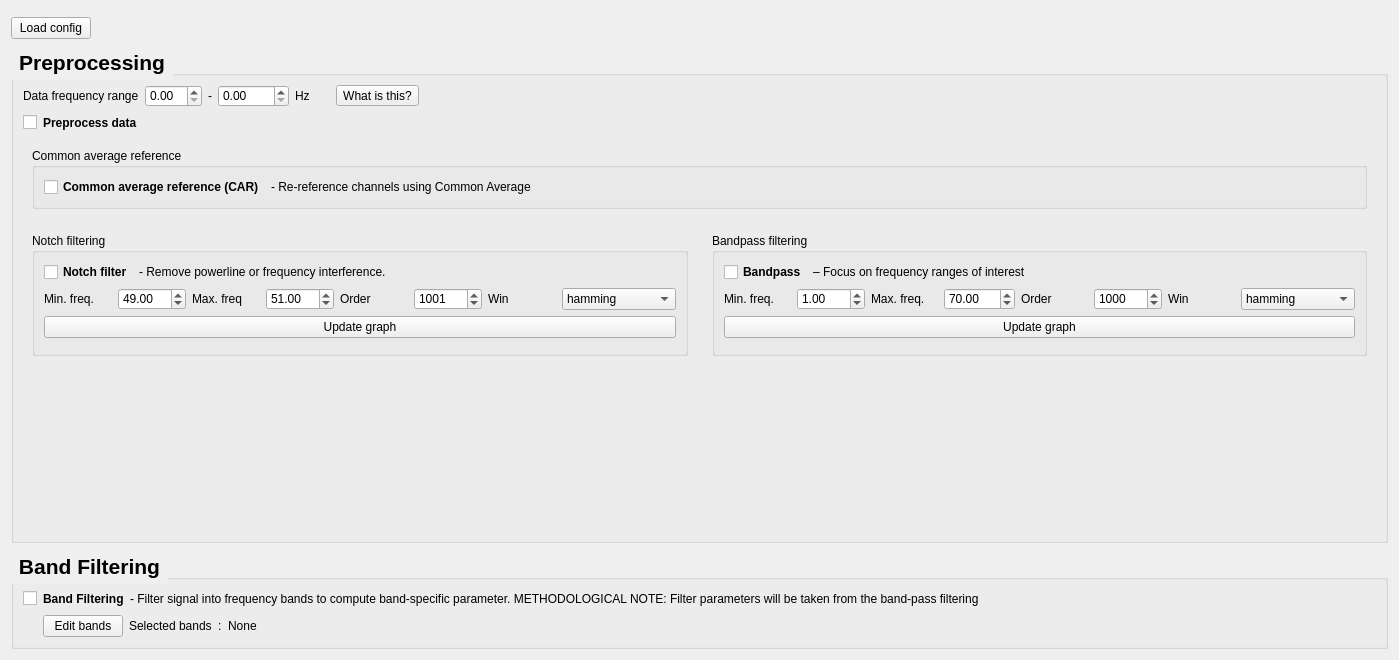
<?xml version="1.0" encoding="UTF-8"?>
<ui version="4.0">
 <class>Form</class>
 <widget class="QWidget" name="Form">
  <property name="geometry">
   <rect>
    <x>0</x>
    <y>0</y>
    <width>1399</width>
    <height>660</height>
   </rect>
  </property>
  <property name="windowTitle">
   <string>Form</string>
  </property>
  <property name="styleSheet">
   <string notr="true"/>
  </property>
  <layout class="QVBoxLayout" name="verticalLayout_3" stretch="0,0,0,0">
   <property name="spacing">
    <number>6</number>
   </property>
   <item>
    <widget class="QFrame" name="topContentWidget">
     <property name="styleSheet">
      <string notr="true">QFrame {
	border: none;
}</string>
     </property>
     <property name="frameShape">
      <enum>QFrame::StyledPanel</enum>
     </property>
     <property name="frameShadow">
      <enum>QFrame::Raised</enum>
     </property>
    </widget>
   </item>
   <item>
    <widget class="QPushButton" name="loadButton">
     <property name="maximumSize">
      <size>
       <width>80</width>
       <height>16777215</height>
      </size>
     </property>
     <property name="text">
      <string>Load config</string>
     </property>
    </widget>
   </item>
   <item>
    <widget class="QGroupBox" name="Datapreprocessing">
     <property name="font">
      <font>
       <pointsize>16</pointsize>
       <weight>75</weight>
       <bold>true</bold>
      </font>
     </property>
     <property name="styleSheet">
      <string notr="true">QGroupBox#Datapreprocessing::title {
    subcontrol-origin: margin;
    subcontrol-position: top left; 
    padding: 5px;                 
    letter-spacing: 1px;

    color: qlineargradient(
        spread:pad, x1:0, y1:0, x2:1, y2:0,
        stop:0 #6a0dad, stop:1 #ec407a
    );
}

</string>
     </property>
     <property name="title">
      <string>Preprocessing</string>
     </property>
     <layout class="QVBoxLayout" name="verticalLayout_2">
      <item>
       <layout class="QHBoxLayout" name="horizontalLayout_7">
        <item>
         <widget class="QLabel" name="broadbandLabel">
          <property name="font">
           <font>
            <weight>50</weight>
            <bold>false</bold>
           </font>
          </property>
          <property name="text">
           <string>Data frequency range</string>
          </property>
         </widget>
        </item>
        <item>
         <widget class="QDoubleSpinBox" name="minbroadBox">
          <property name="styleSheet">
           <string notr="true"/>
          </property>
          <property name="singleStep">
           <double>0.100000000000000</double>
          </property>
         </widget>
        </item>
        <item>
         <widget class="QLabel" name="broadbandauxLabel">
          <property name="text">
           <string>-</string>
          </property>
         </widget>
        </item>
        <item>
         <widget class="QDoubleSpinBox" name="maxbroadBox">
          <property name="styleSheet">
           <string notr="true"/>
          </property>
          <property name="maximum">
           <double>9999.989999999999782</double>
          </property>
         </widget>
        </item>
        <item>
         <widget class="QLabel" name="hzbroadbandLabel">
          <property name="text">
           <string>Hz</string>
          </property>
         </widget>
        </item>
        <item>
         <spacer name="horizontalSpacer_5">
          <property name="orientation">
           <enum>Qt::Horizontal</enum>
          </property>
          <property name="sizeType">
           <enum>QSizePolicy::Fixed</enum>
          </property>
          <property name="sizeHint" stdset="0">
           <size>
            <width>20</width>
            <height>20</height>
           </size>
          </property>
         </spacer>
        </item>
        <item>
         <widget class="QToolButton" name="broadbandButton">
          <property name="text">
           <string>What is this?</string>
          </property>
         </widget>
        </item>
        <item>
         <spacer name="horizontalSpacer_49">
          <property name="orientation">
           <enum>Qt::Horizontal</enum>
          </property>
          <property name="sizeHint" stdset="0">
           <size>
            <width>40</width>
            <height>20</height>
           </size>
          </property>
         </spacer>
        </item>
       </layout>
      </item>
      <item>
       <layout class="QHBoxLayout" name="preprocessing_selection">
        <item>
         <widget class="QCheckBox" name="preprocessingButton">
          <property name="text">
           <string/>
          </property>
         </widget>
        </item>
        <item>
         <widget class="QLabel" name="preprocessingLabel">
          <property name="font">
           <font>
            <weight>75</weight>
            <bold>true</bold>
           </font>
          </property>
          <property name="text">
           <string>Preprocess data</string>
          </property>
         </widget>
        </item>
        <item>
         <spacer name="horizontalSpacer">
          <property name="orientation">
           <enum>Qt::Horizontal</enum>
          </property>
          <property name="sizeHint" stdset="0">
           <size>
            <width>40</width>
            <height>20</height>
           </size>
          </property>
         </spacer>
        </item>
       </layout>
      </item>
      <item>
       <widget class="QWidget" name="widget_3" native="true">
        <layout class="QHBoxLayout" name="horizontalLayout_8">
         <item>
          <widget class="QGroupBox" name="cargroupBox">
           <property name="font">
            <font>
             <pointsize>9</pointsize>
            </font>
           </property>
           <property name="title">
            <string>Common average reference</string>
           </property>
           <layout class="QHBoxLayout" name="horizontalLayout_9">
            <item>
             <layout class="QHBoxLayout" name="CAR_filtering">
              <item>
               <widget class="QCheckBox" name="carCBox">
                <property name="font">
                 <font>
                  <weight>75</weight>
                  <bold>true</bold>
                 </font>
                </property>
                <property name="text">
                 <string>Common average reference (CAR)</string>
                </property>
               </widget>
              </item>
              <item>
               <widget class="QLabel" name="carLabel">
                <property name="font">
                 <font>
                  <weight>50</weight>
                  <bold>false</bold>
                 </font>
                </property>
                <property name="text">
                 <string>- Re-reference channels using Common Average</string>
                </property>
               </widget>
              </item>
              <item>
               <spacer name="horizontalSpacer_4">
                <property name="orientation">
                 <enum>Qt::Horizontal</enum>
                </property>
                <property name="sizeHint" stdset="0">
                 <size>
                  <width>40</width>
                  <height>20</height>
                 </size>
                </property>
               </spacer>
              </item>
             </layout>
            </item>
           </layout>
          </widget>
         </item>
        </layout>
       </widget>
      </item>
      <item>
       <layout class="QHBoxLayout" name="horizontalLayout_2" stretch="1,1">
        <property name="sizeConstraint">
         <enum>QLayout::SetFixedSize</enum>
        </property>
        <item>
         <widget class="QWidget" name="widget_2" native="true">
          <layout class="QVBoxLayout" name="verticalLayout_4">
           <item>
            <widget class="QGroupBox" name="notchgroupBox">
             <property name="font">
              <font>
               <pointsize>9</pointsize>
              </font>
             </property>
             <property name="title">
              <string>Notch filtering</string>
             </property>
             <layout class="QVBoxLayout" name="verticalLayout_6">
              <item>
               <layout class="QHBoxLayout" name="horizontalLayout_3">
                <item>
                 <widget class="QCheckBox" name="notchCBox">
                  <property name="font">
                   <font>
                    <weight>75</weight>
                    <bold>true</bold>
                   </font>
                  </property>
                  <property name="text">
                   <string>Notch filter</string>
                  </property>
                 </widget>
                </item>
                <item>
                 <widget class="QLabel" name="notchfilterLabel">
                  <property name="font">
                   <font>
                    <weight>50</weight>
                    <bold>false</bold>
                   </font>
                  </property>
                  <property name="text">
                   <string>- Remove powerline or frequency interference.</string>
                  </property>
                 </widget>
                </item>
                <item>
                 <spacer name="horizontalSpacer_8">
                  <property name="orientation">
                   <enum>Qt::Horizontal</enum>
                  </property>
                  <property name="sizeHint" stdset="0">
                   <size>
                    <width>40</width>
                    <height>20</height>
                   </size>
                  </property>
                 </spacer>
                </item>
               </layout>
              </item>
              <item>
               <layout class="QHBoxLayout" name="horizontalLayout_4">
                <item>
                 <widget class="QLabel" name="notchminLabel">
                  <property name="text">
                   <string>Min. freq.</string>
                  </property>
                 </widget>
                </item>
                <item>
                 <widget class="QDoubleSpinBox" name="minfreqnotchBox">
                  <property name="styleSheet">
                   <string notr="true"/>
                  </property>
                  <property name="minimum">
                   <double>0.100000000000000</double>
                  </property>
                  <property name="maximum">
                   <double>999.990000000000009</double>
                  </property>
                  <property name="value">
                   <double>49.000000000000000</double>
                  </property>
                 </widget>
                </item>
                <item>
                 <widget class="QLabel" name="notchmaxLabel">
                  <property name="text">
                   <string>Max. freq</string>
                  </property>
                 </widget>
                </item>
                <item>
                 <widget class="QDoubleSpinBox" name="maxfreqnotchBox">
                  <property name="styleSheet">
                   <string notr="true"/>
                  </property>
                  <property name="minimum">
                   <double>0.200000000000000</double>
                  </property>
                  <property name="maximum">
                   <double>999.990000000000009</double>
                  </property>
                  <property name="value">
                   <double>51.000000000000000</double>
                  </property>
                 </widget>
                </item>
                <item>
                 <widget class="QLabel" name="orderNotchLabel">
                  <property name="text">
                   <string>Order</string>
                  </property>
                 </widget>
                </item>
                <item>
                 <widget class="QSpinBox" name="orderNotchBox">
                  <property name="styleSheet">
                   <string notr="true"/>
                  </property>
                  <property name="minimum">
                   <number>1</number>
                  </property>
                  <property name="maximum">
                   <number>9999</number>
                  </property>
                  <property name="singleStep">
                   <number>10</number>
                  </property>
                  <property name="value">
                   <number>1001</number>
                  </property>
                 </widget>
                </item>
                <item>
                 <widget class="QLabel" name="winnotchLabel">
                  <property name="text">
                   <string>Win</string>
                  </property>
                 </widget>
                </item>
                <item>
                 <widget class="QComboBox" name="winnotchBox">
                  <property name="currentIndex">
                   <number>9</number>
                  </property>
                  <item>
                   <property name="text">
                    <string>barthann</string>
                   </property>
                  </item>
                  <item>
                   <property name="text">
                    <string>bartlett</string>
                   </property>
                  </item>
                  <item>
                   <property name="text">
                    <string>blackman</string>
                   </property>
                  </item>
                  <item>
                   <property name="text">
                    <string>blackmanharris</string>
                   </property>
                  </item>
                  <item>
                   <property name="text">
                    <string>bohman</string>
                   </property>
                  </item>
                  <item>
                   <property name="text">
                    <string>boxcar</string>
                   </property>
                  </item>
                  <item>
                   <property name="text">
                    <string>cosine</string>
                   </property>
                  </item>
                  <item>
                   <property name="text">
                    <string>exponential</string>
                   </property>
                  </item>
                  <item>
                   <property name="text">
                    <string>flattop</string>
                   </property>
                  </item>
                  <item>
                   <property name="text">
                    <string>hamming</string>
                   </property>
                  </item>
                  <item>
                   <property name="text">
                    <string>hann</string>
                   </property>
                  </item>
                  <item>
                   <property name="text">
                    <string>lanczos</string>
                   </property>
                  </item>
                  <item>
                   <property name="text">
                    <string>nuttall</string>
                   </property>
                  </item>
                  <item>
                   <property name="text">
                    <string>parzen</string>
                   </property>
                  </item>
                  <item>
                   <property name="text">
                    <string>taylor</string>
                   </property>
                  </item>
                  <item>
                   <property name="text">
                    <string>triang</string>
                   </property>
                  </item>
                  <item>
                   <property name="text">
                    <string>tukey</string>
                   </property>
                  </item>
                 </widget>
                </item>
               </layout>
              </item>
              <item>
               <widget class="QPushButton" name="drawnotchButton">
                <property name="text">
                 <string>Update graph</string>
                </property>
               </widget>
              </item>
              <item>
               <widget class="QWidget" name="notchPlotWidget" native="true"/>
              </item>
             </layout>
            </widget>
           </item>
           <item>
            <spacer name="verticalSpacer">
             <property name="orientation">
              <enum>Qt::Vertical</enum>
             </property>
             <property name="sizeHint" stdset="0">
              <size>
               <width>20</width>
               <height>40</height>
              </size>
             </property>
            </spacer>
           </item>
          </layout>
         </widget>
        </item>
        <item>
         <widget class="QWidget" name="widget" native="true">
          <layout class="QVBoxLayout" name="verticalLayout_5">
           <item>
            <widget class="QGroupBox" name="bpgroupBox">
             <property name="font">
              <font>
               <pointsize>9</pointsize>
              </font>
             </property>
             <property name="title">
              <string>Bandpass filtering</string>
             </property>
             <layout class="QVBoxLayout" name="verticalLayout_7">
              <item>
               <layout class="QHBoxLayout" name="horizontalLayout_5">
                <item>
                 <widget class="QCheckBox" name="bpCBox">
                  <property name="font">
                   <font>
                    <weight>75</weight>
                    <bold>true</bold>
                   </font>
                  </property>
                  <property name="text">
                   <string>Bandpass</string>
                  </property>
                 </widget>
                </item>
                <item>
                 <widget class="QLabel" name="bpLabel">
                  <property name="font">
                   <font>
                    <weight>50</weight>
                    <bold>false</bold>
                   </font>
                  </property>
                  <property name="text">
                   <string>– Focus on frequency ranges of interest</string>
                  </property>
                 </widget>
                </item>
                <item>
                 <spacer name="horizontalSpacer_2">
                  <property name="orientation">
                   <enum>Qt::Horizontal</enum>
                  </property>
                  <property name="sizeHint" stdset="0">
                   <size>
                    <width>40</width>
                    <height>20</height>
                   </size>
                  </property>
                 </spacer>
                </item>
               </layout>
              </item>
              <item>
               <layout class="QHBoxLayout" name="horizontalLayout_6">
                <item>
                 <widget class="QLabel" name="bpminfreqLabel">
                  <property name="text">
                   <string>Min. freq.</string>
                  </property>
                 </widget>
                </item>
                <item>
                 <widget class="QDoubleSpinBox" name="minfreqbpBox">
                  <property name="styleSheet">
                   <string notr="true"/>
                  </property>
                  <property name="minimum">
                   <double>0.100000000000000</double>
                  </property>
                  <property name="maximum">
                   <double>999.990000000000009</double>
                  </property>
                  <property name="singleStep">
                   <double>0.100000000000000</double>
                  </property>
                  <property name="value">
                   <double>1.000000000000000</double>
                  </property>
                 </widget>
                </item>
                <item>
                 <widget class="QLabel" name="bpmaxfreqLabel">
                  <property name="text">
                   <string>Max. freq.</string>
                  </property>
                 </widget>
                </item>
                <item>
                 <widget class="QDoubleSpinBox" name="maxfreqbpBox">
                  <property name="styleSheet">
                   <string notr="true"/>
                  </property>
                  <property name="minimum">
                   <double>0.200000000000000</double>
                  </property>
                  <property name="maximum">
                   <double>9999.989999999999782</double>
                  </property>
                  <property name="value">
                   <double>70.000000000000000</double>
                  </property>
                 </widget>
                </item>
                <item>
                 <widget class="QLabel" name="orderbpLabel">
                  <property name="text">
                   <string>Order</string>
                  </property>
                 </widget>
                </item>
                <item>
                 <widget class="QSpinBox" name="orderbpBox">
                  <property name="styleSheet">
                   <string notr="true"/>
                  </property>
                  <property name="minimum">
                   <number>1</number>
                  </property>
                  <property name="maximum">
                   <number>9999</number>
                  </property>
                  <property name="singleStep">
                   <number>10</number>
                  </property>
                  <property name="value">
                   <number>1000</number>
                  </property>
                 </widget>
                </item>
                <item>
                 <widget class="QLabel" name="winbpLabel">
                  <property name="text">
                   <string>Win</string>
                  </property>
                 </widget>
                </item>
                <item>
                 <widget class="QComboBox" name="winbpBox">
                  <property name="currentIndex">
                   <number>9</number>
                  </property>
                  <item>
                   <property name="text">
                    <string>barthann</string>
                   </property>
                  </item>
                  <item>
                   <property name="text">
                    <string>bartlett</string>
                   </property>
                  </item>
                  <item>
                   <property name="text">
                    <string>backman</string>
                   </property>
                  </item>
                  <item>
                   <property name="text">
                    <string>blackmanharris</string>
                   </property>
                  </item>
                  <item>
                   <property name="text">
                    <string>bohman</string>
                   </property>
                  </item>
                  <item>
                   <property name="text">
                    <string>boxcar</string>
                   </property>
                  </item>
                  <item>
                   <property name="text">
                    <string>cosine</string>
                   </property>
                  </item>
                  <item>
                   <property name="text">
                    <string>exponential</string>
                   </property>
                  </item>
                  <item>
                   <property name="text">
                    <string>flattop</string>
                   </property>
                  </item>
                  <item>
                   <property name="text">
                    <string>hamming</string>
                   </property>
                  </item>
                  <item>
                   <property name="text">
                    <string>hann</string>
                   </property>
                  </item>
                  <item>
                   <property name="text">
                    <string>lanczos</string>
                   </property>
                  </item>
                  <item>
                   <property name="text">
                    <string>nuttall</string>
                   </property>
                  </item>
                  <item>
                   <property name="text">
                    <string>parzen</string>
                   </property>
                  </item>
                  <item>
                   <property name="text">
                    <string>taylor</string>
                   </property>
                  </item>
                  <item>
                   <property name="text">
                    <string>triang</string>
                   </property>
                  </item>
                  <item>
                   <property name="text">
                    <string>tukey</string>
                   </property>
                  </item>
                 </widget>
                </item>
               </layout>
              </item>
              <item>
               <widget class="QPushButton" name="drawbpButton">
                <property name="text">
                 <string>Update graph</string>
                </property>
               </widget>
              </item>
              <item>
               <widget class="QWidget" name="bandpassPlotWidget" native="true"/>
              </item>
             </layout>
            </widget>
           </item>
           <item>
            <spacer name="verticalSpacer_2">
             <property name="orientation">
              <enum>Qt::Vertical</enum>
             </property>
             <property name="sizeHint" stdset="0">
              <size>
               <width>20</width>
               <height>40</height>
              </size>
             </property>
            </spacer>
           </item>
          </layout>
         </widget>
        </item>
       </layout>
      </item>
     </layout>
    </widget>
   </item>
   <item>
    <widget class="QGroupBox" name="bandsegmentation">
     <property name="sizePolicy">
      <sizepolicy hsizetype="Preferred" vsizetype="Fixed">
       <horstretch>0</horstretch>
       <verstretch>0</verstretch>
      </sizepolicy>
     </property>
     <property name="minimumSize">
      <size>
       <width>0</width>
       <height>100</height>
      </size>
     </property>
     <property name="font">
      <font>
       <pointsize>16</pointsize>
       <weight>75</weight>
       <bold>true</bold>
      </font>
     </property>
     <property name="styleSheet">
      <string notr="true">QGroupBox::title {
    subcontrol-origin: margin;
    subcontrol-position: top left; 
    padding: 5px;                 
    letter-spacing: 1px;
    
    color: qlineargradient(
        spread:pad, x1:0, y1:0, x2:1, y2:0,
        stop:0 #6a0dad, stop:1 #ec407a
    );
}</string>
     </property>
     <property name="title">
      <string>Band Filtering</string>
     </property>
     <layout class="QVBoxLayout" name="verticalLayout_8" stretch="1,1">
      <property name="sizeConstraint">
       <enum>QLayout::SetDefaultConstraint</enum>
      </property>
      <item>
       <layout class="QHBoxLayout" name="band_segmentation_selection">
        <item>
         <widget class="QCheckBox" name="bandCBox">
          <property name="text">
           <string/>
          </property>
         </widget>
        </item>
        <item>
         <widget class="QLabel" name="bandsegmentationLabel">
          <property name="font">
           <font>
            <weight>75</weight>
            <bold>true</bold>
           </font>
          </property>
          <property name="text">
           <string>Band Filtering</string>
          </property>
         </widget>
        </item>
        <item>
         <widget class="QLabel" name="label">
          <property name="text">
           <string>- Filter signal into frequency bands to compute band-specific parameter. METHODOLOGICAL NOTE: Filter parameters will be taken from the band-pass filtering</string>
          </property>
         </widget>
        </item>
        <item>
         <spacer name="horizontalSpacer_3">
          <property name="orientation">
           <enum>Qt::Horizontal</enum>
          </property>
          <property name="sizeHint" stdset="0">
           <size>
            <width>40</width>
            <height>20</height>
           </size>
          </property>
         </spacer>
        </item>
       </layout>
      </item>
      <item>
       <layout class="QHBoxLayout" name="band_edition">
        <item>
         <spacer name="horizontalSpacer_47">
          <property name="orientation">
           <enum>Qt::Horizontal</enum>
          </property>
          <property name="sizeType">
           <enum>QSizePolicy::Fixed</enum>
          </property>
          <property name="sizeHint" stdset="0">
           <size>
            <width>20</width>
            <height>20</height>
           </size>
          </property>
         </spacer>
        </item>
        <item>
         <widget class="QPushButton" name="bandButton">
          <property name="text">
           <string>Edit bands</string>
          </property>
         </widget>
        </item>
        <item>
         <widget class="QLabel" name="selectedbandsLabel">
          <property name="text">
           <string>Selected bands</string>
          </property>
         </widget>
        </item>
        <item>
         <widget class="QLabel" name="selectedbandsauxLabel">
          <property name="text">
           <string>:</string>
          </property>
         </widget>
        </item>
        <item>
         <widget class="QLabel" name="bandLabel">
          <property name="text">
           <string>None</string>
          </property>
         </widget>
        </item>
        <item>
         <spacer name="horizontalSpacer_48">
          <property name="orientation">
           <enum>Qt::Horizontal</enum>
          </property>
          <property name="sizeHint" stdset="0">
           <size>
            <width>40</width>
            <height>20</height>
           </size>
          </property>
         </spacer>
        </item>
       </layout>
      </item>
     </layout>
    </widget>
   </item>
  </layout>
 </widget>
 <resources/>
 <connections/>
</ui>
